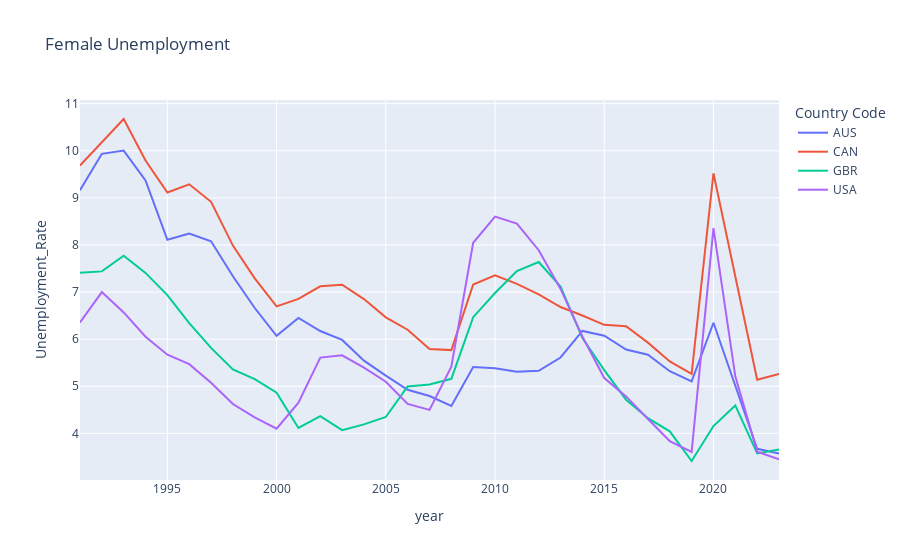

Notebook source saved alongside this figure:
### Markdown cell above
In addition to the United Kingdom, let us add a few other countries and generate a line plot

### Code cell
df_uk_plus = df.loc[df['Country Code'].isin(['GBR','USA','AUS','CAN'])]
fig = px.line(df_uk_plus, x="year", y="Unemployment_Rate", title='Female Unemployment', color="Country Code")
fig.show()

### Figure 1 — Plotly figure (JSON) as saved in the notebook; plotly's stock layout.template omitted (floating-point values rounded to 4 significant figures)
{"data": [{"hovertemplate": "Country Code=AUS<br>year=%{x}<br>Unemployment_Rate=%{y}<extra></extra>", "legendgroup": "AUS", "line": {"color": "#636efa", "dash": "solid"}, "marker": {"symbol": "circle"}, "mode": "lines", "name": "AUS", "orientation": "v", "showlegend": true, "type": "scatter", "x": [1991, 1992, 1993, 1994, 1995, 1996, 1997, 1998, 1999, 2000, 2001, 2002, 2003, 2004, 2005, 2006, 2007, 2008, 2009, 2010, 2011, 2012, 2013, 2014, 2015, 2016, 2017, 2018, 2019, 2020, 2021, 2022, 2023], "xaxis": "x", "y": [9.164, 9.935, 10.0, 9.37, 8.111, 8.24, 8.079, 7.336, 6.662, 6.07, 6.451, 6.173, 5.984, 5.544, 5.225, 4.926, 4.793, 4.583, 5.41, 5.381, 5.308, 5.328, 5.611, 6.174, 6.074, 5.781, 5.669, 5.32, 5.106, 6.349, 5.012, 3.672, 3.572], "yaxis": "y"}, {"hovertemplate": "Country Code=CAN<br>year=%{x}<br>Unemployment_Rate=%{y}<extra></extra>", "legendgroup": "CAN", "line": {"color": "#EF553B", "dash": "solid"}, "marker": {"symbol": "circle"}, "mode": "lines", "name": "CAN", "orientation": "v", "showlegend": true, "type": "scatter", "x": [1991, 1992, 1993, 1994, 1995, 1996, 1997, 1998, 1999, 2000, 2001, 2002, 2003, 2004, 2005, 2006, 2007, 2008, 2009, 2010, 2011, 2012, 2013, 2014, 2015, 2016, 2017, 2018, 2019, 2020, 2021, 2022, 2023], "xaxis": "x", "y": [9.687, 10.19, 10.67, 9.793, 9.113, 9.287, 8.917, 7.986, 7.292, 6.695, 6.855, 7.123, 7.157, 6.852, 6.464, 6.201, 5.789, 5.768, 7.16, 7.354, 7.173, 6.95, 6.682, 6.502, 6.305, 6.275, 5.927, 5.527, 5.263, 9.521, 7.339, 5.137, 5.259], "yaxis": "y"}, {"hovertemplate": "Country Code=GBR<br>year=%{x}<br>Unemployment_Rate=%{y}<extra></extra>", "legendgroup": "GBR", "line": {"color": "#00cc96", "dash": "solid"}, "marker": {"symbol": "circle"}, "mode": "lines", "name": "GBR", "orientation": "v", "showlegend": true, "type": "scatter", "x": [1991, 1992, 1993, 1994, 1995, 1996, 1997, 1998, 1999, 2000, 2001, 2002, 2003, 2004, 2005, 2006, 2007, 2008, 2009, 2010, 2011, 2012, 2013, 2014, 2015, 2016, 2017, 2018, 2019, 2020, 2021, 2022, 2023], "xaxis": "x", "y": [7.411, 7.439, 7.77, 7.407, 6.937, 6.34, 5.815, 5.359, 5.152, 4.863, 4.116, 4.365, 4.068, 4.192, 4.348, 4.996, 5.039, 5.158, 6.467, 6.98, 7.445, 7.638, 7.116, 6.024, 5.344, 4.715, 4.322, 4.044, 3.414, 4.156, 4.594, 3.576, 3.658], "yaxis": "y"}, {"hovertemplate": "Country Code=USA<br>year=%{x}<br>Unemployment_Rate=%{y}<extra></extra>", "legendgroup": "USA", "line": {"color": "#ab63fa", "dash": "solid"}, "marker": {"symbol": "circle"}, "mode": "lines", "name": "USA", "orientation": "v", "showlegend": true, "type": "scatter", "x": [1991, 1992, 1993, 1994, 1995, 1996, 1997, 1998, 1999, 2000, 2001, 2002, 2003, 2004, 2005, 2006, 2007, 2008, 2009, 2010, 2011, 2012, 2013, 2014, 2015, 2016, 2017, 2018, 2019, 2020, 2021, 2022, 2023], "xaxis": "x", "y": [6.356, 6.999, 6.568, 6.052, 5.671, 5.47, 5.075, 4.623, 4.342, 4.101, 4.651, 5.609, 5.658, 5.396, 5.097, 4.627, 4.499, 5.414, 8.046, 8.601, 8.453, 7.888, 7.067, 6.057, 5.175, 4.786, 4.307, 3.836, 3.608, 8.356, 5.21, 3.613, 3.45], "yaxis": "y"}], "layout": {"legend": {"title": {"text": "Country Code"}, "tracegroupgap": 0}, "title": {"text": "Female Unemployment"}, "xaxis": {"anchor": "y", "domain": [0, 1], "title": {"text": "year"}}, "yaxis": {"anchor": "x", "domain": [0, 1], "title": {"text": "Unemployment_Rate"}}}}
